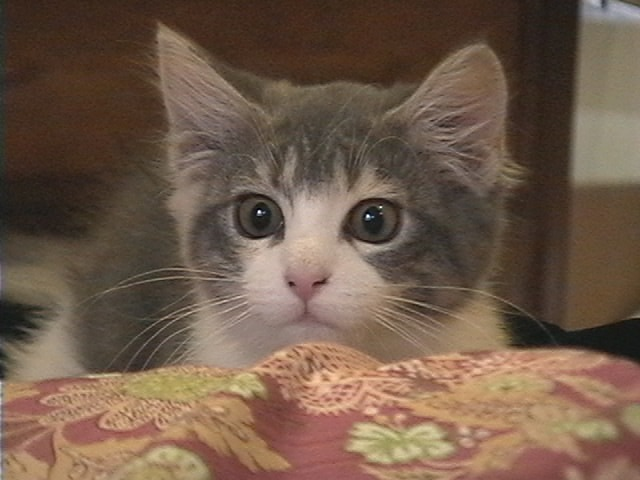
//> input picture bin/sample.jpg, 640 x 480 px
$ ./ex5-edges   (built with g++ and OpenCV 4)
//> lines starting //> are read from the running program, lines starting //| are printed output that depends on the picture
#include <opencv2/opencv.hpp>
#include <iostream>
#include <string>

using namespace std;

// 引数の画像ファイルを読み込みネガポジ反転して表示する
void edges(std::string fileName, int depth , int thresHold1, int thresHold2)
{
//> called with fileName = "sample.jpg", depth = 3, thresHold1 = 100, thresHold2 = 200
    cv::Mat image = cv::imread("../bin/" + fileName);
//> image is the input picture: 480 rows x 640 cols, CV_8UC3; mean B, G, R 74.1, 90.8, 112.8
    cv::cvtColor(image, image, cv::COLOR_BGR2GRAY);
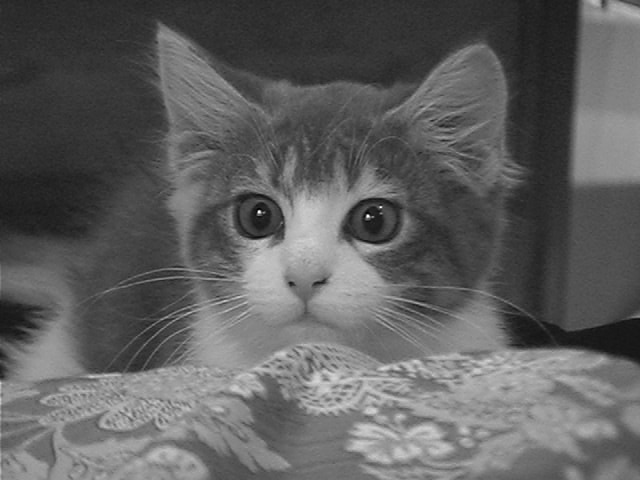
//> image: 480 rows x 640 cols, CV_8UC1; min 0, max 254, mean 95.4
    cv::Mat laplacian;
    cv::Mat canny;

    cv::Laplacian(image, laplacian, CV_8U, depth);
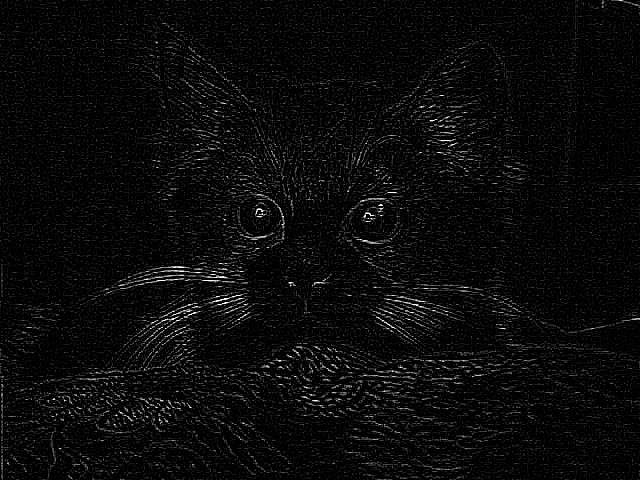
//> laplacian: 480 rows x 640 cols, CV_8UC1; min 0, max 255, mean 10.3
    cv::Canny(image, canny, thresHold1, thresHold2);
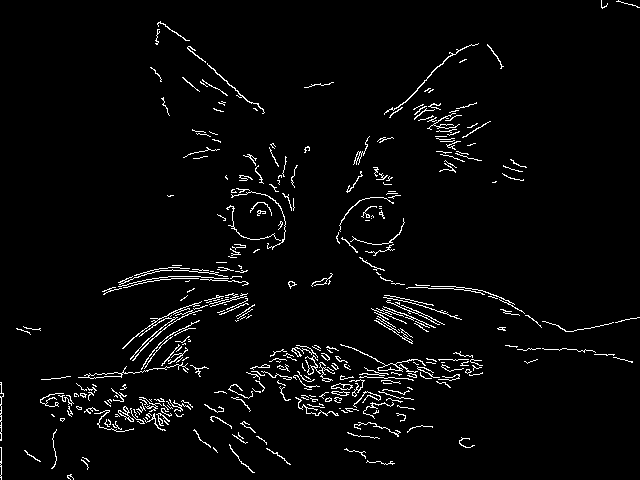
//> canny: 480 rows x 640 cols, CV_8UC1; 3.3% white in thin lines or dots

    cv::imshow("original", image);
    cv::imshow("Laplacian", laplacian);
    cv::imshow("canny", canny);

    cv::waitKey();
}

int main(int argc, char *argv[])
{

    if (argc < 4)
        edges("sample.jpg", 3, 100, 200); //default画像
    else
    {
        std::string fileName(argv[1]);
        int depth = atoi(argv[2]);
        int thresHold1 = atoi(argv[3]);
        int thresHold2 = atoi(argv[4]);
        edges(fileName, depth, thresHold1, thresHold2);
    }

    return 0;
}

$ run again, with bin/cat.jpg copied over bin/sample.jpg
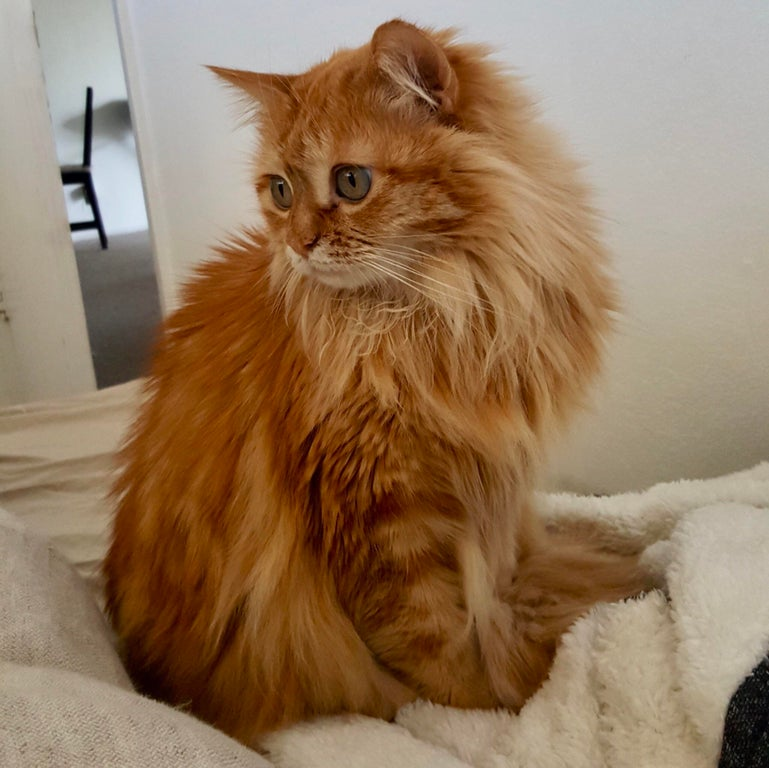
//> input picture bin/cat.jpg, 769 x 768 px
//> in edges, image is the input picture: 768 rows x 769 cols, CV_8UC3; mean B, G, R 93.1, 120.5, 147.8
//> in edges, `cv::cvtColor(image, image, cv::COLOR_BGR2GRAY);`:
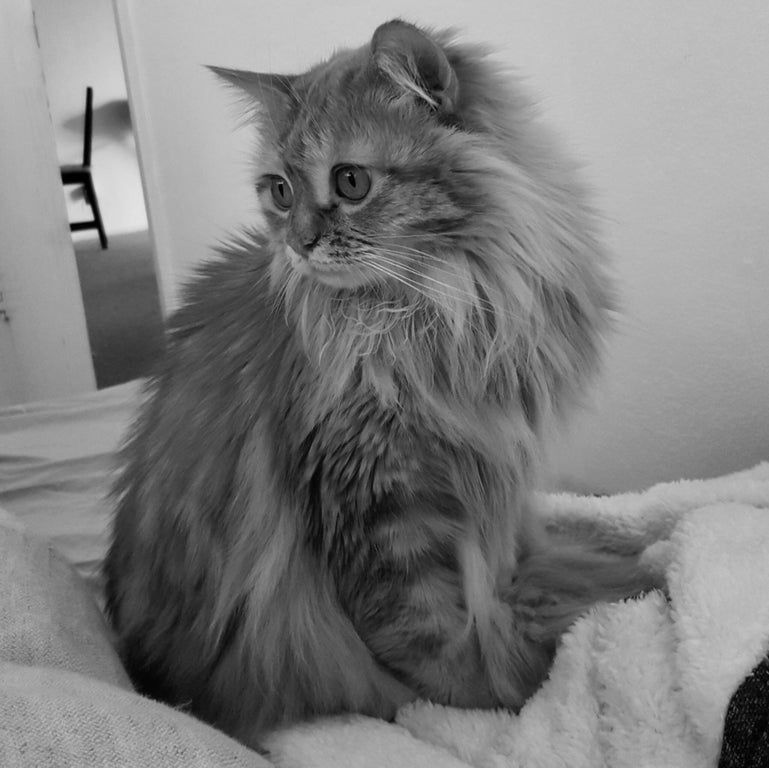
//> image: 768 rows x 769 cols, CV_8UC1; min 0, max 228, mean 125.5
//> in edges, `cv::Canny(image, canny, thresHold1, thresHold2);`:
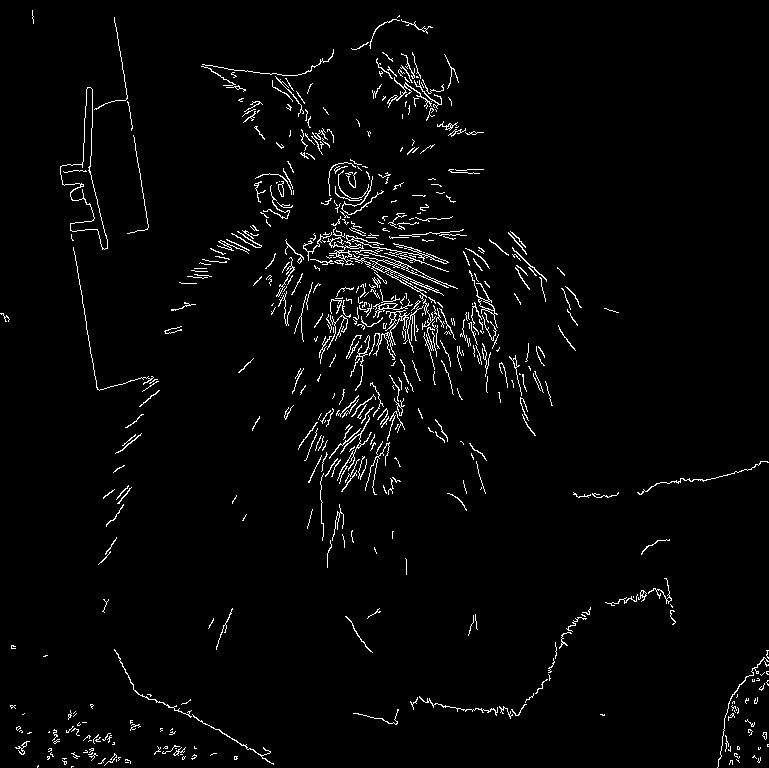
//> canny: 768 rows x 769 cols, CV_8UC1; 2.6% white in thin lines or dots
